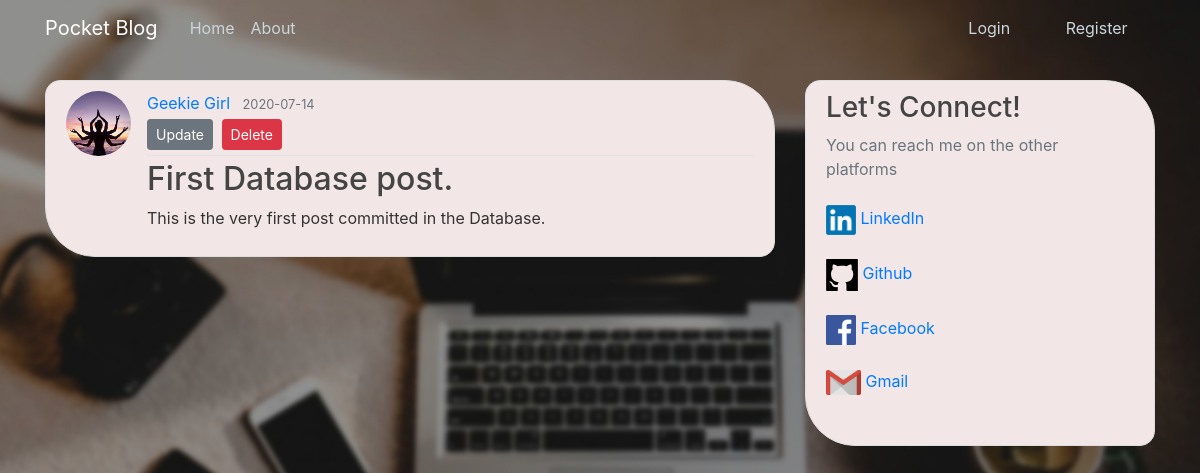
/post/1, run on the app's committed database.
### pocket_blog/models.py (models this page shows, shortened)
class User(db.Model, UserMixin):
    id = db.Column(db.Integer, primary_key=True)
    username = db.Column(db.String(20), unique=True, nullable=False)
    email = db.Column(db.String(120), unique=True, nullable=False)
    image_file = db.Column(db.String(20), nullable=False, default='default.jpg')
    password = db.Column(db.String(60), nullable=False)
    posts = db.relationship('Post', backref='author', lazy=True)

class Post(db.Model):
    id = db.Column(db.Integer, primary_key=True)
    title = db.Column(db.String(100), nullable=False)
    date_posted = db.Column(db.DateTime, nullable=False, default=datetime.utcnow)
    content = db.Column(db.Text, nullable=False)
    user_id = db.Column(db.Integer, db.ForeignKey('user.id'), nullable=False)

### pocket_blog/posts/routes.py (the view)
@posts.route("/post/<int:post_id>")
def post(post_id):
    post = Post.query.get_or_404(post_id)
    return render_template('post.html', title=post.title, post=post)

### pocket_blog/templates/post.html (shortened to what this page needs)
{% extends "layout.html" %}
{% block content %}
    <article class="media content-section">
    <img class="rounded-circle article-img" src="{{ url_for('static', filename='/profile_pics/' + post.author.image_file) }}">
      <div class="media-body">
        <div class="article-metadata">
          <a class="mr-2" href="{{ url_for('users.user_posts', username=post.author.username) }}">{{ post.author.username }}</a>
          <small class="text-muted">{{ post.date_posted.strftime('%Y-%m-%d') }}</small>
        <div>
            <a class="btn btn-secondary btn-sm mt-1 mb-1" href="{{ url_for('posts.update_post', post_id=post.id) }}">Update</a>
            <button type="button" class="btn btn-danger btn-sm m-1" data-toggle="modal" data-target="#deleteModal">Delete</button>
        </div>
        </div>
        <h2 class="article-title">{{ post.title }}</h2>
        <p class="article-content">{{ post.content }}</p>
      </div>
    </article>
{% endblock content %}

### pocket_blog/static/main.css (style rules this page uses)
body { background: #E0D1D5 url("desktopbg.jpg") no-repeat center center fixed; -webkit-background-size: cover; -moz-background-size: cover; -o-background-size: cover; background-size: cover; height: 100vh; width: 100%; color: #333333; margin-top: 5rem; }
h1, h2, h3, h4, h5, h6 { color: #444444; }
.content-section { background: #F2E7E6; padding: 10px 20px; border: 1px solid #dddddd; border-radius: 15px 50px; margin-bottom: 20px; }
.article-title { color: #444444; }
.article-content { white-space: pre-line; }
.article-img { height: 65px; width: 65px; margin-right: 16px; }
.article-metadata { padding-bottom: 1px; margin-bottom: 4px; border-bottom: 1px solid #e3e3e3 }

### data on the page
User: image_file (picture), author.username "Geekie Girl"
Post: date_posted "2020-07-14", title "First Database post.", content "This is the very first post committed in the Database."
